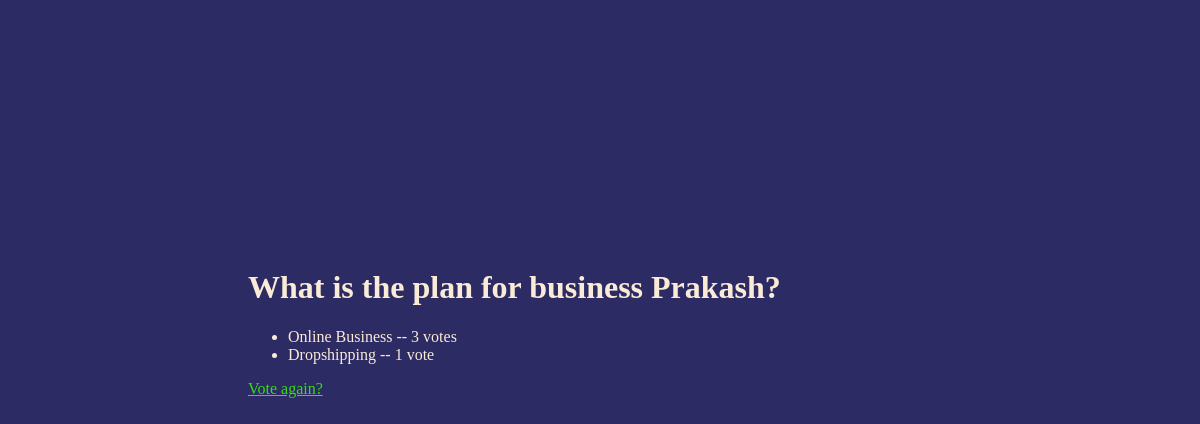
/polls/3/results/, run on an earlier commit of the app's database.
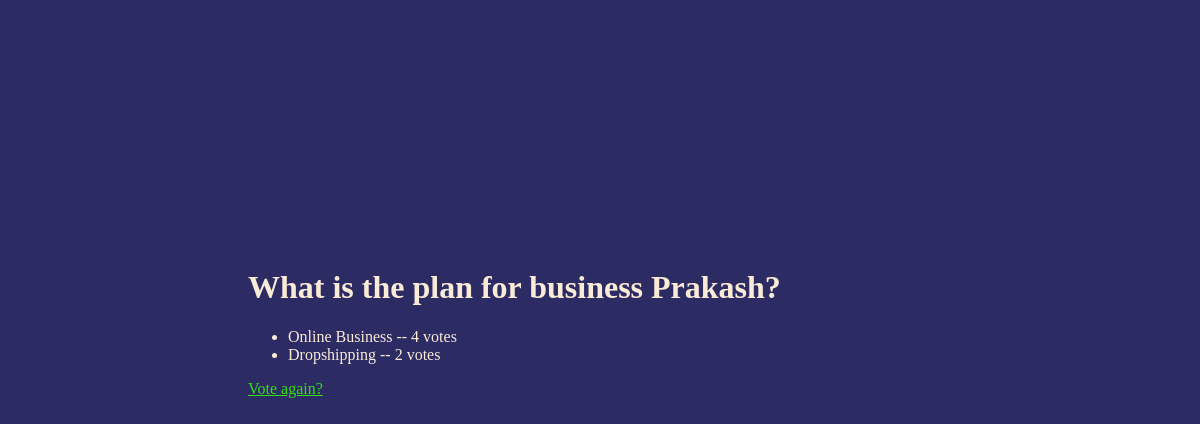
And on a later commit of the database.
### polls/models.py (models this page shows, shortened)
class Choise(models.Model):
    question=models.ForeignKey(Question,on_delete=models.CASCADE,related_name="choice_set")
    choise_text=models.CharField(max_length=200)
    votes=models.IntegerField(default=0)

### polls/views.py (the view)
# urls.py: path("<int:pk>/results/", views.ResultsView.as_view(), name="results"),
class ResultsView(generic.DetailView):
    model = Question
    template_name = "polls/results.html"

### polls/templates/polls/results.html (shortened to what this page needs)
<!DOCTYPE html>
<html lang="en">
<head>
    {% load static %}
    <link rel="stylesheet" href="{% static 'polls/style.css'%}">
</head>
<body>
    <h1>{{ question.question_text }}</h1>
<ul>
{% for choice in question.choice_set.all %}
    <li>{{ choice.choise_text }} -- {{ choice.votes }} vote{{ choice.votes|pluralize }}</li>
{% endfor %}
</ul>
<a class="results" href="{% url 'polls:details' question.id %}">Vote again?</a>
</body>
</html>

What changed in the data, as far as the page shows it:
changed Choise "Online Business": votes "3" → "4"
changed Choise "Dropshipping": votes "1" → "2"
